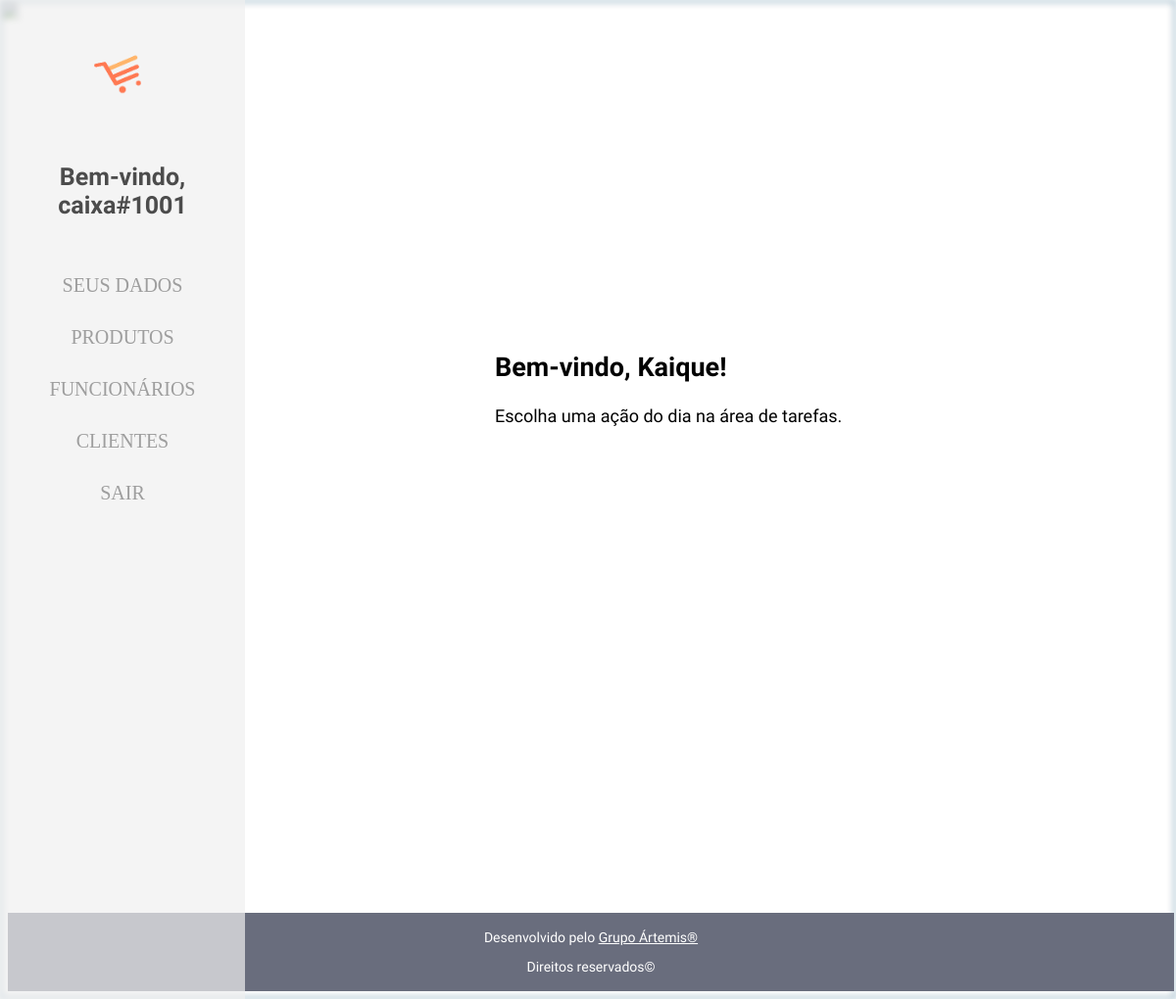
Page /func/index_gerente.php (signed in) on the committed database.
### tables this page shows
CREATE TABLE IF NOT EXISTS `tbfuncionarios` (
  `nome_func` varchar(255) NOT NULL,
  `cpf_func` varchar(14) NOT NULL,
  `nasc_func` date NOT NULL,
  `adms_func` date NOT NULL,
  `cargo` varchar(13) NOT NULL,
  `senha_func` varchar(8) NOT NULL,
  `email_func` varchar(100) NOT NULL,
  `cel_func` varchar(14) NOT NULL,
  `id_func` int(11) NOT NULL AUTO_INCREMENT,
  PRIMARY KEY (`id_func`)
);

### func/index_gerente.php (the view, shortened to what this page needs)
<!DOCTYPE html>
<html>
<head>
	<link rel="stylesheet" href="\mercadodelivery/css/scripts-style.css"/>
</head>
<body>
	<?php
	require('bdconexion.php');
	$logado = $_SESSION['email'];
	$pesq = mysqli_query($conn, "SELECT * FROM tbfuncionarios WHERE '$logado' = id_func;");
	$check = mysqli_num_rows($pesq);
	if ($check >= 1){
		while ($dados = mysqli_fetch_assoc($pesq)){
			$nome = $dados['nome_func'];
			$cargo = $dados['cargo'];
			$id_func = $dados['id_func'];
		}
	}
?>
	<nav id="navbar">
    <header>        <center>    <a href='\mercadodelivery/index.php'><figure><img src='\mercadodelivery/imagens/logo.png' id='logo' width='120'/></figure></a></center>
<?php
    	echo "<h1>Bem-vindo, $cargo#$id_func</h1></header>";
 ?>
       <ul>
       <li><a href="\mercadodelivery/func/dados_func.php">SEUS DADOS</a></li>
       <li><a href="#">PRODUTOS</a>
        </li>
        <li><a href="#">FUNCIONÁRIOS</a>
        </li>
        <li><a href="#">CLIENTES</a>
        </li>
        <li><a href='\mercadodelivery/scripts/logout.php'>SAIR</a></li>
    </ul>
  </nav>
<img src='https://ca12a97fef467f0a0fc5-5680361a3407f33f45d506504554a5a0.ssl.cf3.rackcdn.com/entries/h/e_h0at7w77/posters/4043.jpg' id='background-img'>
	<div class='conteudo'>
	<?php
	$esp = strpos($nome, " ");
	$nome_print = substr($nome, 0, $esp);
	echo "
		<h2>Bem-vindo, $nome_print!</h2>
	<p>Escolha uma ação do dia na área de tarefas.</p>";
	?>
			</div>
</body>
<footer>
		<center>
		<p>Desenvolvido pelo <a href=''>Grupo Ártemis&reg;</a></p>
		<p>Direitos reservados&copy;</p>
		</center>
	</footer>
</html>

### css/scripts-style.css (style rules this page uses)
html, body { width: 100%; height: 100%; display: flex; margin: 0; padding: 0; background: #E5E5E5; }
#background-img { position: fixed; z-index: -1; width: 100%; height: 100%; left: 0px; top: 0px; opacity: 1.0; border: 1px solid #2D9CDB; box-sizing: border-box; filter: blur(3.5px) brightness(80%); }
ul li a { text-decoration: none; display: block; padding: 0px; }
#navbar li { list-style: none; }
#navbar h1 { font-family: 'Solway', serif; font-size: 25px; }
#navbar { font-size: 20px; text-align: center; background-color: #f0f0f0; position: fixed; min-width: 250px; top: 0px; left: 0px; opacity: 0.7; width: 100px; height: 100%; border-color: rgba(0, 22, 22, 0.4); text-align: center; }
#logo { opacity: 1.0; z-index: 1; position: relative; left: 0px; top: 0px; }
footer { font-family: 'Solway', serif; color: #FFFFFF; font-size: 14px; width: 100%; padding: 3px; margin: 932px 0px 0px 0px; background-color: #696D7D; position: static; bottom: 0px; }
footer a { color: white; }
.conteudo { width: 400px; position: absolute; top: 35%; margin-top: -25px; left: 50%; margin-left: -100px; padding: 5px; font-family: 'Solway', serif; font-size: 18px; border-radius: 15px; background-color: #fff; text-align: justify: }
nav ul { padding: 0 20px; border-radius: 10px; list-style: none; position: relative; display: inline-table; }
nav ul:after { content: ""; clear: both; display: block; }
nav ul li a { display: block; padding: 15px 20px; color: #757575; text-decoration: none; }

### rows in the picture
tbfuncionarios: cargo "caixa", id_func "1001", nome_func "Kaique"
